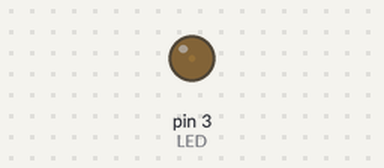
Bench run of a sketch on a simulated Arduino Uno, built with avr-gcc and run on an emulated ATmega328P. Shown: output pins drawn as LEDs (lit = HIGH).

Above: at 0.05 s.
At 1.15 s:
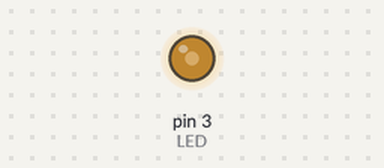
At 2.3 s:
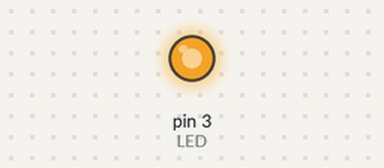
At 4.55 s:
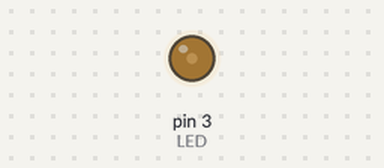
Timing chart, 0 to 6.6 s (numbered marks = the images above):
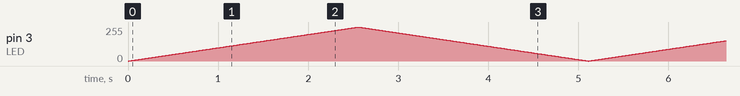

The sketch:

Fading_LED.ino
```cpp
const int LED = 3; // the pin for the LED
int i=0; //we'll use this to count up and down


void setup() {
  pinMode(LED, OUTPUT); //tell Arduino LED is an output

}

void loop() {
 for (i=0;i<255;i++) { //loop from 0 to 254 (fade in)
  analogWrite(LED, i); //set the LED brightness
  delay(10); //wait 10ms because analogWrite is instantaneous and we would not see any change
  }

  for (i=255; i>0; i--) { //loop from 255 to 1 (fade out)
    analogWrite(LED, i); //set the LED brightness
    delay(10); //wait 10ms

    }

}
```
